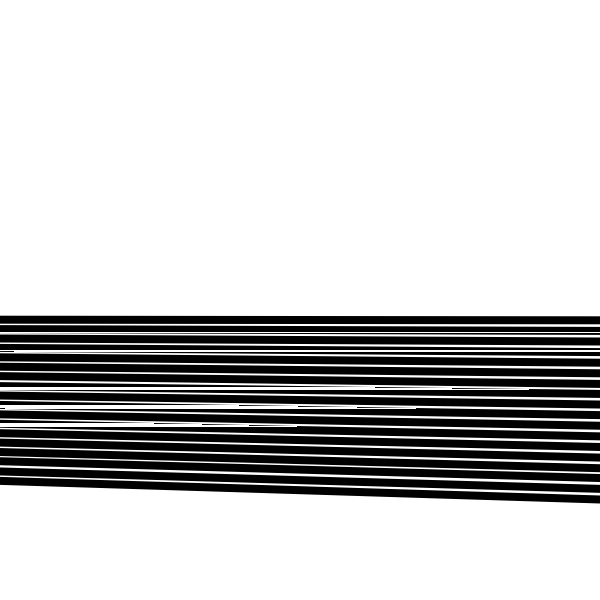
Frame 1 (no input)
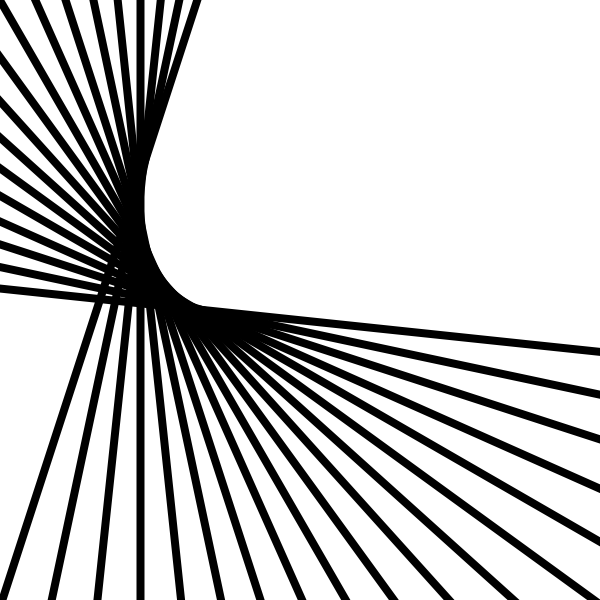
Frame 60 (the mouse pressed at the canvas centre just before this capture)
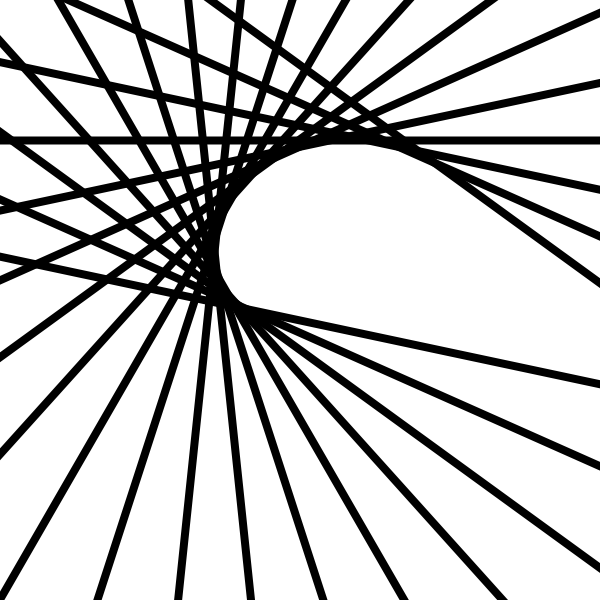
Frame 120 (the mouse held since frame 60 and released just before this capture)

The Processing sketch that drew these frames (run headless with seeded random() and noise(); from frame 60 on, the mouse is pressed at the canvas centre):

// Processing sketch: linerotate
// ── linerotate.pde

int centerX;
int centerY;

void setup() {
  size(600, 600);
  centerX = width / 2;
  centerY = height / 2;
  noFill();
  stroke(0);
  strokeWeight(8);
  strokeCap(SQUARE);
}

void draw() {
  background(255);
  translate(centerX, centerY);
  for(int i = 2; i < 20; i++) {
    rotate(radians(frameCount / 10.0));
    int lineX = i * 10; 
    line(-500, lineX, 500, lineX);
  }
}
